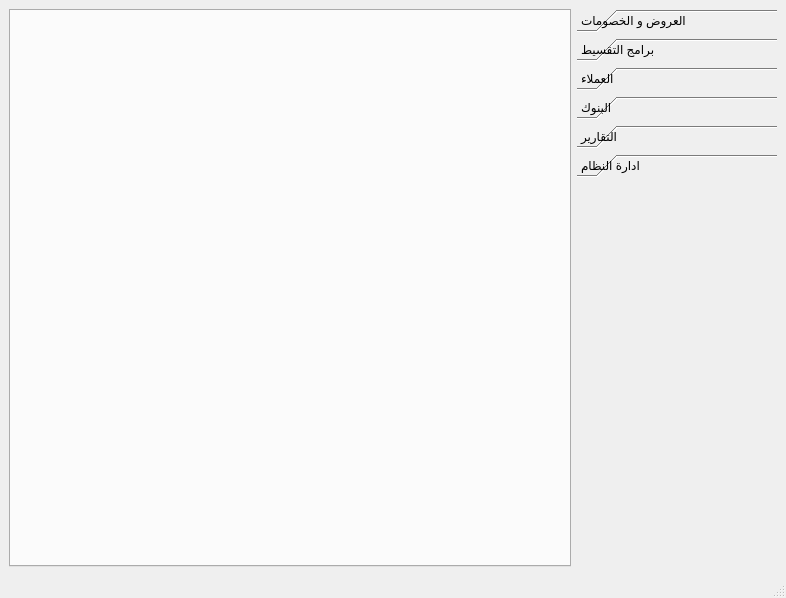
<?xml version="1.0" encoding="UTF-8"?>
<ui version="4.0">
 <class>MainWindow</class>
 <widget class="QMainWindow" name="MainWindow">
  <property name="enabled">
   <bool>true</bool>
  </property>
  <property name="geometry">
   <rect>
    <x>0</x>
    <y>0</y>
    <width>786</width>
    <height>598</height>
   </rect>
  </property>
  <property name="tabletTracking">
   <bool>false</bool>
  </property>
  <property name="windowTitle">
   <string>MainWindow</string>
  </property>
  <widget class="QWidget" name="centralwidget">
   <layout class="QGridLayout" name="gridLayout_3">
    <item row="0" column="0">
     <widget class="QTabWidget" name="tabWidget">
      <property name="layoutDirection">
       <enum>Qt::LeftToRight</enum>
      </property>
      <property name="currentIndex">
       <number>-1</number>
      </property>
     </widget>
    </item>
    <item row="0" column="1">
     <widget class="QToolBox" name="toolBox">
      <property name="maximumSize">
       <size>
        <width>200</width>
        <height>16777215</height>
       </size>
      </property>
      <property name="layoutDirection">
       <enum>Qt::RightToLeft</enum>
      </property>
      <property name="currentIndex">
       <number>5</number>
      </property>
      <widget class="QWidget" name="QM_Promotion">
       <property name="geometry">
        <rect>
         <x>0</x>
         <y>0</y>
         <width>200</width>
         <height>377</height>
        </rect>
       </property>
       <attribute name="label">
        <string>العروض و الخصومات</string>
       </attribute>
       <layout class="QGridLayout" name="gridLayout">
        <item row="0" column="0">
         <widget class="QToolBox" name="toolBox_2">
          <property name="layoutDirection">
           <enum>Qt::RightToLeft</enum>
          </property>
          <property name="currentIndex">
           <number>4</number>
          </property>
          <widget class="QWidget" name="QM_Promotion_Prom">
           <property name="geometry">
            <rect>
             <x>0</x>
             <y>0</y>
             <width>182</width>
             <height>224</height>
            </rect>
           </property>
           <attribute name="label">
            <string>العروض</string>
           </attribute>
           <layout class="QGridLayout" name="gridLayout_2">
            <item row="0" column="0">
             <widget class="QPushButton" name="QAct_Prom_Add">
              <property name="text">
               <string>انشاء العروض</string>
              </property>
             </widget>
            </item>
            <item row="6" column="0">
             <widget class="QPushButton" name="QAct_Prom_Upload">
              <property name="text">
               <string>تحميل اصناف العروض</string>
              </property>
             </widget>
            </item>
            <item row="2" column="0">
             <widget class="QPushButton" name="QAct_Prom_Activate">
              <property name="text">
               <string>تنشيط العروض</string>
              </property>
             </widget>
            </item>
            <item row="3" column="0">
             <widget class="QPushButton" name="QAct_Prom_Deactivate">
              <property name="text">
               <string>ايقاف العروض</string>
              </property>
             </widget>
            </item>
            <item row="1" column="0">
             <widget class="QPushButton" name="QAct_Prom_Edit">
              <property name="text">
               <string>تعديل العروض</string>
              </property>
             </widget>
            </item>
            <item row="4" column="0">
             <widget class="QPushButton" name="QAct_Prom_Date_Increase">
              <property name="text">
               <string>مد سريان العروض</string>
              </property>
             </widget>
            </item>
            <item row="5" column="0">
             <widget class="QPushButton" name="QAct_Prom_Copy">
              <property name="text">
               <string>انشاء عرض من اخر منتهي</string>
              </property>
             </widget>
            </item>
            <item row="7" column="0">
             <spacer name="verticalSpacer">
              <property name="orientation">
               <enum>Qt::Vertical</enum>
              </property>
              <property name="sizeHint" stdset="0">
               <size>
                <width>20</width>
                <height>40</height>
               </size>
              </property>
             </spacer>
            </item>
           </layout>
          </widget>
          <widget class="QWidget" name="QM_Promotion_Coupon">
           <property name="geometry">
            <rect>
             <x>0</x>
             <y>0</y>
             <width>182</width>
             <height>224</height>
            </rect>
           </property>
           <attribute name="label">
            <string>كوبونات الخضم</string>
           </attribute>
           <layout class="QGridLayout" name="gridLayout_4">
            <item row="0" column="0">
             <widget class="QPushButton" name="QAct_Coupon_Add">
              <property name="text">
               <string>انشاء كوبون الخصم</string>
              </property>
             </widget>
            </item>
            <item row="1" column="0">
             <widget class="QPushButton" name="QAct_Coupon_Edit">
              <property name="text">
               <string>تعديل كوبون الخصم</string>
              </property>
             </widget>
            </item>
            <item row="2" column="0">
             <widget class="QPushButton" name="QAct_Coupon_Activate">
              <property name="text">
               <string>تنشيط كوبون الخصم</string>
              </property>
             </widget>
            </item>
            <item row="3" column="0">
             <widget class="QPushButton" name="QAct_Coupon_Deactivate">
              <property name="text">
               <string>ايقاف كوبون الخصم</string>
              </property>
             </widget>
            </item>
            <item row="4" column="0">
             <widget class="QPushButton" name="QAct_Coupon_Print">
              <property name="text">
               <string>طباعة كوبون الخصم</string>
              </property>
             </widget>
            </item>
            <item row="5" column="0">
             <widget class="QPushButton" name="QAct_Coupon_barcode">
              <property name="text">
               <string>تفعيل وايقاف واستبدال كوبون</string>
              </property>
             </widget>
            </item>
            <item row="6" column="0">
             <spacer name="verticalSpacer_2">
              <property name="orientation">
               <enum>Qt::Vertical</enum>
              </property>
              <property name="sizeHint" stdset="0">
               <size>
                <width>20</width>
                <height>29</height>
               </size>
              </property>
             </spacer>
            </item>
           </layout>
          </widget>
          <widget class="QWidget" name="QM_Promotion_Voucher">
           <attribute name="label">
            <string>قسيمة مشتريات</string>
           </attribute>
          </widget>
          <widget class="QWidget" name="QM_Prom_Voucher">
           <attribute name="label">
            <string>قسيمة مشتريات عروض</string>
           </attribute>
          </widget>
          <widget class="QWidget" name="QM_Promotion_Magazine">
           <attribute name="label">
            <string>المجلة</string>
           </attribute>
          </widget>
         </widget>
        </item>
       </layout>
      </widget>
      <widget class="QWidget" name="QM_Installment">
       <property name="geometry">
        <rect>
         <x>0</x>
         <y>0</y>
         <width>200</width>
         <height>377</height>
        </rect>
       </property>
       <attribute name="label">
        <string>برامج التقسيط</string>
       </attribute>
      </widget>
      <widget class="QWidget" name="QM_Customer">
       <attribute name="label">
        <string>العملاء</string>
       </attribute>
      </widget>
      <widget class="QWidget" name="menu_2">
       <attribute name="label">
        <string>البنوك</string>
       </attribute>
      </widget>
      <widget class="QWidget" name="QM_Report">
       <attribute name="label">
        <string>التقارير</string>
       </attribute>
      </widget>
      <widget class="QWidget" name="QM_System">
       <attribute name="label">
        <string>ادارة النظام</string>
       </attribute>
      </widget>
     </widget>
    </item>
   </layout>
  </widget>
  <widget class="QMenuBar" name="menubar">
   <property name="geometry">
    <rect>
     <x>0</x>
     <y>0</y>
     <width>786</width>
     <height>21</height>
    </rect>
   </property>
  </widget>
  <widget class="QStatusBar" name="statusbar"/>
 </widget>
 <resources/>
 <connections/>
</ui>
